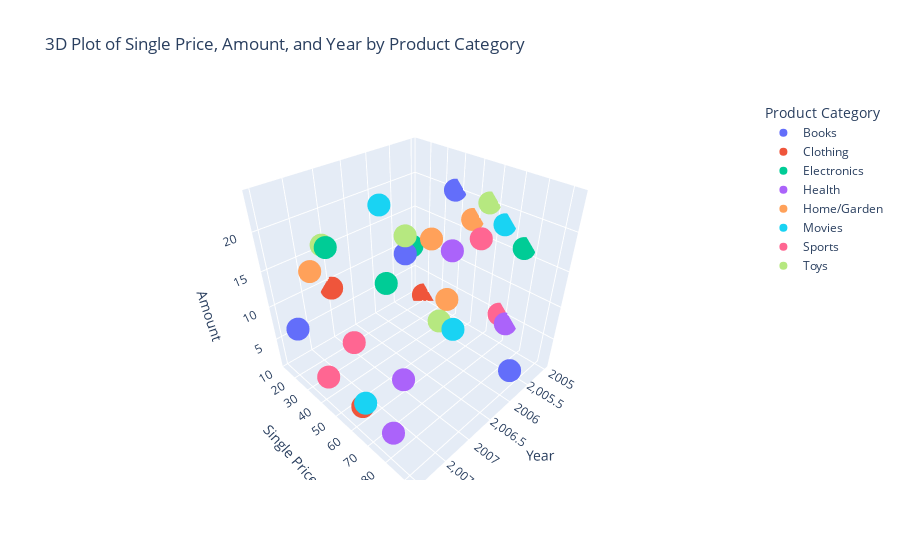

Notebook source saved alongside this figure:
### Code cell
import plotly.express as px


# Create the data cube
data_cube = pd.pivot_table(merged_df, 
                           values=['single_price', 'amount'], 
                           index=['year', 'product_category'], 
                           aggfunc={'single_price': np.mean, 'amount': np.sum})

data_cube.reset_index(inplace=True)

fig = px.scatter_3d(data_cube, 
                    x='year', 
                    y='single_price', 
                    z='amount', 
                    color='product_category',
                    labels={'year': 'Year', 'single_price': 'Single Price', 'amount': 'Amount', 'product_category': 'Product Category'},
                    title="3D Plot of Single Price, Amount, and Year by Product Category")
fig.show()

### Figure 1 — Plotly figure (JSON) as saved in the notebook; plotly's stock layout.template omitted (floating-point values rounded to 4 significant figures)
{"data": [{"hovertemplate": "Product Category=Books<br>Year=%{x}<br>Single Price=%{y}<br>Amount=%{z}<extra></extra>", "legendgroup": "Books", "marker": {"color": "#636efa", "symbol": "circle"}, "mode": "markers", "name": "Books", "scene": "scene", "showlegend": true, "type": "scatter3d", "x": [2005, 2006, 2007, 2008], "y": [37.34, 92.61, 61.0, 26.17], "z": [20, 5, 20, 9]}, {"hovertemplate": "Product Category=Clothing<br>Year=%{x}<br>Single Price=%{y}<br>Amount=%{z}<extra></extra>", "legendgroup": "Clothing", "marker": {"color": "#EF553B", "symbol": "circle"}, "mode": "markers", "name": "Clothing", "scene": "scene", "showlegend": true, "type": "scatter3d", "x": [2005, 2007, 2008], "y": [18.72, 12.47, 65.22], "z": [1, 9, 5]}, {"hovertemplate": "Product Category=Electronics<br>Year=%{x}<br>Single Price=%{y}<br>Amount=%{z}<extra></extra>", "legendgroup": "Electronics", "marker": {"color": "#00cc96", "symbol": "circle"}, "mode": "markers", "name": "Electronics", "scene": "scene", "showlegend": true, "type": "scatter3d", "x": [2005, 2006, 2007, 2008], "y": [75.3, 37.07, 50.36, 53.87], "z": [16, 15, 15, 23]}, {"hovertemplate": "Product Category=Health<br>Year=%{x}<br>Single Price=%{y}<br>Amount=%{z}<extra></extra>", "legendgroup": "Health", "marker": {"color": "#ab63fa", "symbol": "circle"}, "mode": "markers", "name": "Health", "scene": "scene", "showlegend": true, "type": "scatter3d", "x": [2005, 2006, 2007, 2008], "y": [71.67, 59.59, 58.81, 81.85], "z": [4, 17, 2, 5]}, {"hovertemplate": "Product Category=Home/Garden<br>Year=%{x}<br>Single Price=%{y}<br>Amount=%{z}<extra></extra>", "legendgroup": "Home/Garden", "marker": {"color": "#FFA15A", "symbol": "circle"}, "mode": "markers", "name": "Home/Garden", "scene": "scene", "showlegend": true, "type": "scatter3d", "x": [2005, 2006, 2007, 2008], "y": [47.98, 57.99, 73.04, 42.41], "z": [17, 10, 23, 19]}, {"hovertemplate": "Product Category=Movies<br>Year=%{x}<br>Single Price=%{y}<br>Amount=%{z}<extra></extra>", "legendgroup": "Movies", "marker": {"color": "#19d3f3", "symbol": "circle"}, "mode": "markers", "name": "Movies", "scene": "scene", "showlegend": true, "type": "scatter3d", "x": [2005, 2006, 2007, 2008], "y": [64.79, 62.28, 48.35, 67.19], "z": [18, 6, 24, 6]}, {"hovertemplate": "Product Category=Sports<br>Year=%{x}<br>Single Price=%{y}<br>Amount=%{z}<extra></extra>", "legendgroup": "Sports", "marker": {"color": "#FF6692", "symbol": "circle"}, "mode": "markers", "name": "Sports", "scene": "scene", "showlegend": true, "type": "scatter3d", "x": [2005, 2006, 2007, 2008], "y": [67.66, 72.76, 25.66, 44.19], "z": [5, 20, 2, 5]}, {"hovertemplate": "Product Category=Toys<br>Year=%{x}<br>Single Price=%{y}<br>Amount=%{z}<extra></extra>", "legendgroup": "Toys", "marker": {"color": "#B6E880", "symbol": "circle"}, "mode": "markers", "name": "Toys", "scene": "scene", "showlegend": true, "type": "scatter3d", "x": [2005, 2006, 2007, 2008], "y": [56.17, 54.13, 61.06, 51.78], "z": [20, 6, 22, 23]}], "layout": {"legend": {"title": {"text": "Product Category"}, "tracegroupgap": 0}, "scene": {"domain": {"x": [0, 1], "y": [0, 1]}, "xaxis": {"title": {"text": "Year"}}, "yaxis": {"title": {"text": "Single Price"}}, "zaxis": {"title": {"text": "Amount"}}}, "title": {"text": "3D Plot of Single Price, Amount, and Year by Product Category"}}}
